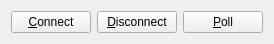
<?xml version="1.0" encoding="UTF-8"?>
<ui version="4.0">
 <class>cutehmi::pluginModbusUI::ClientControlWidget</class>
 <widget class="QWidget" name="cutehmi::pluginModbusUI::ClientControlWidget">
  <property name="geometry">
   <rect>
    <x>0</x>
    <y>0</y>
    <width>267</width>
    <height>41</height>
   </rect>
  </property>
  <property name="sizePolicy">
   <sizepolicy hsizetype="Preferred" vsizetype="Preferred">
    <horstretch>0</horstretch>
    <verstretch>0</verstretch>
   </sizepolicy>
  </property>
  <property name="windowTitle">
   <string>Control</string>
  </property>
  <layout class="QHBoxLayout" name="horizontalLayout">
   <item>
    <spacer name="horizontalSpacer_2">
     <property name="orientation">
      <enum>Qt::Horizontal</enum>
     </property>
     <property name="sizeHint" stdset="0">
      <size>
       <width>40</width>
       <height>20</height>
      </size>
     </property>
    </spacer>
   </item>
   <item>
    <widget class="QPushButton" name="connectButton">
     <property name="text">
      <string>&amp;Connect</string>
     </property>
    </widget>
   </item>
   <item>
    <widget class="QPushButton" name="disconnectButton">
     <property name="text">
      <string>&amp;Disconnect</string>
     </property>
    </widget>
   </item>
   <item>
    <widget class="QPushButton" name="pollButton">
     <property name="text">
      <string>&amp;Poll</string>
     </property>
    </widget>
   </item>
   <item>
    <spacer name="horizontalSpacer">
     <property name="orientation">
      <enum>Qt::Horizontal</enum>
     </property>
     <property name="sizeHint" stdset="0">
      <size>
       <width>40</width>
       <height>20</height>
      </size>
     </property>
    </spacer>
   </item>
  </layout>
 </widget>
 <resources/>
 <connections/>
</ui>
